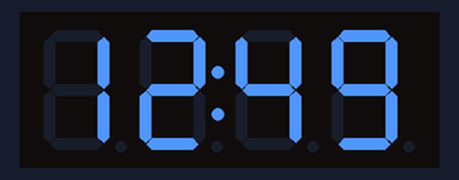
Bench run of a sketch on a simulated Arduino Uno, built with avr-gcc and run on an emulated ATmega328P. On the bench: 4-digit seven-segment display. Wiring (inferred from the names in the program): TM1637 display: clock pin 4; DIO pin 5.

Above: at 1.1 s.

The sketch:

esp8266_tm1637_demo-1.ino
```cpp
#define CLK   4   // GPIO-4 = D2
#define DIO   5   // GPIO-5 = D1

void tm1637_writeByte( uint8_t wr_data ) {
    uint8_t i, count1;
    for ( i=0; i<8; i++ ) {  // LSB first
        digitalWrite( CLK, LOW );
        digitalWrite( DIO, ( wr_data & 0x01) ? HIGH : LOW );
        wr_data >>= 1;
        digitalWrite( CLK, HIGH );
    }

    digitalWrite( CLK, LOW );   // wait for the ACK
    pinMode( DIO, INPUT );
    digitalWrite( DIO, HIGH );
    digitalWrite( CLK, HIGH );

    while( digitalRead( DIO ) == HIGH ) {
        count1 += 1;
        if (count1 == 200) { // timeout
            pinMode( DIO, OUTPUT );
            digitalWrite( DIO, LOW );
            count1 = 0;
            Serial.println("error\r\n");
        }
        pinMode( DIO, INPUT );
    }
    pinMode( DIO, OUTPUT );
}

// send start signal to TM1637
void tm1637_start(void) {
    // send start signal to TM1637
    digitalWrite( CLK, HIGH );
    digitalWrite( DIO, HIGH );
    digitalWrite( DIO, LOW );
    digitalWrite( CLK, LOW );
}

// End of transmission
void tm1637_stop(void) {
    // send start signal to TM1637
    digitalWrite( CLK, LOW );
    digitalWrite( DIO, LOW );
    digitalWrite( CLK, HIGH );
    digitalWrite( DIO, HIGH );
}


void tm1637_updateDisplay( uint8_t data[], bool dot=true ) {
  uint8_t i;
  uint8_t cmd;

  tm1637_start();
  cmd = 0x40;    // automatic address incrementing
  tm1637_writeByte( cmd );
  tm1637_stop();

  tm1637_start();
  cmd = 0xC0;   // set the display address to 0xC0
  tm1637_writeByte( cmd );
  for( i=0; i < 4; i++ ) {
      if (i==1) {
        if (dot) {
           data[i] |= 0x80;
        } else {
           data[i] &= ~0x80;
        }
      }
      tm1637_writeByte( data[i] );
  }
  tm1637_stop();

}

void tm1637_setBrightness( uint8_t level ) {
  uint8_t cmd_disp_ctrl = 0x88 + (level & 0b111);
  tm1637_start();
  tm1637_writeByte( cmd_disp_ctrl );
  tm1637_stop();
}

void tm1637_displayOff( ) {
  uint8_t cmd_disp_ctrl = 0x80;
  tm1637_start();
  tm1637_writeByte( cmd_disp_ctrl );
  tm1637_stop();
}

void tm1637_displayOn( uint8_t level=7) {
  tm1637_setBrightness( level );
}

const uint8_t DATA_7SEGMENTS[] = {
    0x3f,0x06,0x5b,0x4f,
    0x66,0x6d,0x7d,0x07,
    0x7f,0x6f,0x77,0x7c,
    0x39,0x5e,0x79,0x71
}; //0~9,A,b,C,d,E,F

uint8_t data[4];


void setup() {
  Serial.begin( 115200 );
  pinMode( CLK, OUTPUT );
  pinMode( DIO, OUTPUT );
  tm1637_setBrightness( 7 );

  data[0] = DATA_7SEGMENTS[1];
  data[1] = DATA_7SEGMENTS[2] | 0x80;
  data[2] = DATA_7SEGMENTS[4];
  data[3] = DATA_7SEGMENTS[9];
  tm1637_updateDisplay( data, true );
  delay(500);
  tm1637_displayOff();
  delay(500);
  tm1637_displayOn(7);
}

void loop() {
  tm1637_updateDisplay( data, true );
  delay(500);
  tm1637_updateDisplay( data, false );
  delay(500);
}
```
